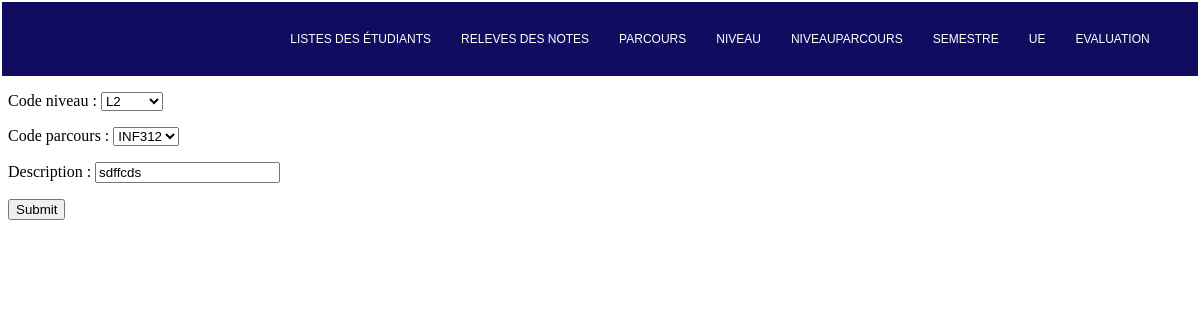
The page /niveau/modifier_Nparcours/1/ on the database its author committed.
### niveau/models.py (models this page shows, shortened)
class ParcoursNiveauModel(models.Model):
    code_niveau = models.ForeignKey(NiveauModel,on_delete=models.CASCADE)
    code_parcours = models.ForeignKey(ParcoursModel,on_delete=models.CASCADE)
    description = models.CharField(max_length=144)

### niveau/views.py (the view)
# urls.py: path('modifier_Nparcours/<str:pk>/',modifier_Nparcours,name='modifier_Nparcours'),
def modifier_Nparcours(request,pk):
    data = ParcoursNiveauModel.objects.get(id=pk)
    form = NiveauParcoursForms(instance = data)
    if request.method == 'POST':
        form = NiveauParcoursForms(request.POST,instance = data)
        if form.is_valid():
            form.save()
            return redirect('home_Nparcours')
    context = {
        'form':form,
    }
    return render(request,'parcours_niveau/ajouter_Nparcours.html',context)

### niveau/forms.py
class NiveauParcoursForms(forms.ModelForm):
    class Meta:
        model = ParcoursNiveauModel
        fields = '__all__'

### niveau/models.py (called while the page is built)
    def __str__(self):
        return self.code

### parcours/models.py (called while the page is built)
    def __str__(self):
        return self.code

### niveau/templates/parcours_niveau/ajouter_Nparcours.html (shortened to what this page needs)
{% extends 'base.html' %}  {% block content %}
<div class="content">
    <form action="" method="post">
        {% csrf_token %} {{form.as_p }}
        <input type="submit" value="Submit">
    </form>
</div>
{% endblock%}

### rows shown on the page
ParcoursNiveauModel: code_niveau "L2", code_parcours "INF312", description "sdffcds"
